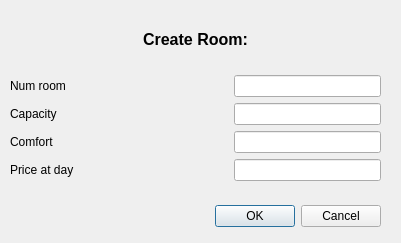
<?xml version="1.0" encoding="UTF-8"?>
<ui version="4.0">
 <class>EditRoom</class>
 <widget class="QDialog" name="EditRoom">
  <property name="geometry">
   <rect>
    <x>0</x>
    <y>0</y>
    <width>401</width>
    <height>243</height>
   </rect>
  </property>
  <property name="windowTitle">
   <string>Dialog</string>
  </property>
  <widget class="QDialogButtonBox" name="buttonBox">
   <property name="geometry">
    <rect>
     <x>40</x>
     <y>200</y>
     <width>341</width>
     <height>32</height>
    </rect>
   </property>
   <property name="orientation">
    <enum>Qt::Horizontal</enum>
   </property>
   <property name="standardButtons">
    <set>QDialogButtonBox::Cancel|QDialogButtonBox::Ok</set>
   </property>
  </widget>
  <widget class="QWidget" name="gridLayoutWidget">
   <property name="geometry">
    <rect>
     <x>10</x>
     <y>10</y>
     <width>371</width>
     <height>171</height>
    </rect>
   </property>
   <layout class="QGridLayout" name="gridLayout">
    <item row="5" column="1">
     <spacer name="horizontalSpacer_4">
      <property name="orientation">
       <enum>Qt::Horizontal</enum>
      </property>
      <property name="sizeHint" stdset="0">
       <size>
        <width>40</width>
        <height>20</height>
       </size>
      </property>
     </spacer>
    </item>
    <item row="2" column="1">
     <spacer name="horizontalSpacer">
      <property name="orientation">
       <enum>Qt::Horizontal</enum>
      </property>
      <property name="sizeHint" stdset="0">
       <size>
        <width>40</width>
        <height>20</height>
       </size>
      </property>
     </spacer>
    </item>
    <item row="0" column="0" colspan="3">
     <widget class="QLabel" name="label_8">
      <property name="font">
       <font>
        <pointsize>12</pointsize>
        <weight>75</weight>
        <bold>true</bold>
       </font>
      </property>
      <property name="text">
       <string>Create Room:</string>
      </property>
      <property name="alignment">
       <set>Qt::AlignCenter</set>
      </property>
     </widget>
    </item>
    <item row="4" column="2">
     <widget class="QLineEdit" name="comfortEdit"/>
    </item>
    <item row="2" column="2">
     <widget class="QLineEdit" name="numEdit">
      <property name="inputMethodHints">
       <set>Qt::ImhNone</set>
      </property>
     </widget>
    </item>
    <item row="3" column="0">
     <widget class="QLabel" name="label_2">
      <property name="text">
       <string>Capacity</string>
      </property>
     </widget>
    </item>
    <item row="5" column="2">
     <widget class="QLineEdit" name="priceEdit"/>
    </item>
    <item row="3" column="2">
     <widget class="QLineEdit" name="capacityEdit"/>
    </item>
    <item row="4" column="0">
     <widget class="QLabel" name="label_3">
      <property name="text">
       <string>Comfort</string>
      </property>
     </widget>
    </item>
    <item row="4" column="1">
     <spacer name="horizontalSpacer_3">
      <property name="orientation">
       <enum>Qt::Horizontal</enum>
      </property>
      <property name="sizeHint" stdset="0">
       <size>
        <width>40</width>
        <height>20</height>
       </size>
      </property>
     </spacer>
    </item>
    <item row="3" column="1">
     <spacer name="horizontalSpacer_2">
      <property name="orientation">
       <enum>Qt::Horizontal</enum>
      </property>
      <property name="sizeHint" stdset="0">
       <size>
        <width>40</width>
        <height>20</height>
       </size>
      </property>
     </spacer>
    </item>
    <item row="5" column="0">
     <widget class="QLabel" name="label_4">
      <property name="text">
       <string>Price at day</string>
      </property>
     </widget>
    </item>
    <item row="2" column="0">
     <widget class="QLabel" name="label">
      <property name="text">
       <string>Num room</string>
      </property>
     </widget>
    </item>
   </layout>
  </widget>
 </widget>
 <resources/>
 <connections>
  <connection>
   <sender>buttonBox</sender>
   <signal>accepted()</signal>
   <receiver>EditRoom</receiver>
   <slot>accept()</slot>
   <hints>
    <hint type="sourcelabel">
     <x>248</x>
     <y>254</y>
    </hint>
    <hint type="destinationlabel">
     <x>157</x>
     <y>274</y>
    </hint>
   </hints>
  </connection>
  <connection>
   <sender>buttonBox</sender>
   <signal>rejected()</signal>
   <receiver>EditRoom</receiver>
   <slot>reject()</slot>
   <hints>
    <hint type="sourcelabel">
     <x>210</x>
     <y>345</y>
    </hint>
    <hint type="destinationlabel">
     <x>196</x>
     <y>185</y>
    </hint>
   </hints>
  </connection>
 </connections>
</ui>
